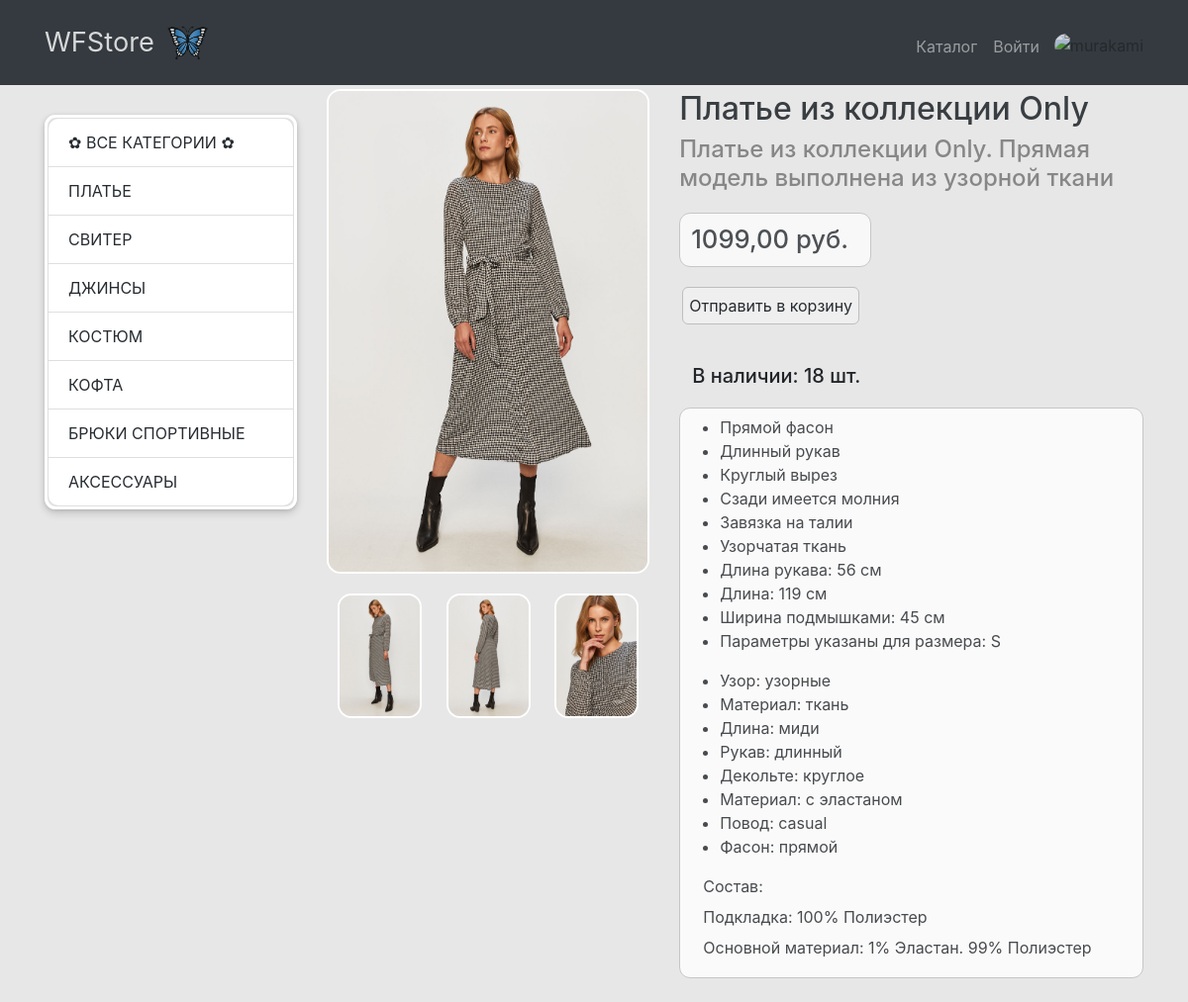
Page /product/3/ on the committed database.
### products/models.py (models this page shows, shortened)
class ProductCategory(models.Model):
    name = models.CharField(max_length=100, unique=True, verbose_name="Категория")
    description = models.TextField(blank=True, verbose_name="Описание категории")
    class Meta:
        verbose_name = 'категорию'
        verbose_name_plural = 'Категории'

class Product(models.Model):
    name = models.CharField(max_length=250, verbose_name="Название товара")
    image = models.ImageField(upload_to="products_images/", blank=True, verbose_name="Изображение")
    description = models.TextField(blank=True, verbose_name="Описание")
    short_description = models.CharField(max_length=100, blank=True, verbose_name="Краткое описание")
    price = models.DecimalField(max_digits=8, decimal_places=2, default=0, verbose_name="Цена")
    quantity = models.PositiveIntegerField(default=0, verbose_name="Количество")
    category = models.ForeignKey(ProductCategory, on_delete=models.CASCADE, verbose_name="Категория")
    class Meta:
        verbose_name = 'товар'
        verbose_name_plural = 'Товары'

class Photo(models.Model):
    product = models.ForeignKey(Product, on_delete=models.CASCADE, verbose_name="Товар")
    add_photo = models.ImageField(upload_to="products_images/add/", blank=True, verbose_name="Фото")
    class Meta:
        verbose_name = 'изображение'
        verbose_name_plural = 'Изображения'

### products/views.py (the view)
# urls.py: path('product/<int:pk>/', views.product, name='product'),
def product(request, pk):
    product_obj = Product.objects.get(id=pk)
    context = {
        'title': product_obj.name,
        'product': product_obj,
        'categories': ProductCategory.objects.all(),
    }
    return render(request, 'products/product.html', context)

### products/templates/products/product.html (shortened to what this page needs)
{% extends 'products/base.html' %}
{% load static %}
{% block css %}
<link href="{% static 'css/products.css' %}" rel="stylesheet">
{% endblock %}
{% block content %}
<div class="container">
    <div class="row">
        <div class="col-lg-3">
            {% include 'products/category.html' %}
        </div>
        <div class="col-lg-9">
            <div class="row">
                <div class="col-lg-5">
                    <img id="bigImg" src="{{ product.image.url }}" alt="" class="big">
                    <br>
                    <div class="center">
                        {% for img in product.photo_set.all %}
                        <img src="{{ img.add_photo.url }}" alt="" class="small" onclick="changeImage(this)">
                        {% endfor %}
                    </div>
                </div>
                <div class="col-lg-7">
                    <h1 style="margin-top: 11px;" class="title">{{ product.name }}</h1>
                    <h4>{{ product.short_description }}</h4>
                    <h2 class="price">{{ product.price }} руб.</h2>
                    <button type="button" class="btn-outline-success basket" onclick="location.href='{% url 'basket_add' product.id %}'">
                        Отправить в корзину
                    </button>
                    <h5 class="quantity">В наличии: {{ product.quantity }} шт.</h5>
                    <div class="info-product">
                        <p>
                            {{ product.description|safe }}
                        </p>
                    </div>
                </div>
            </div>
        </div>
    </div>
</div>
{% endblock %}

### products/templates/products/category.html
<div class="list-group">
    <a href="{% url 'products' %}" class="list-group-item">&#10047; Все категории &#10047;</a>
    {% for category in categories %}
    <a href="{% url 'category' category.id %}" class="list-group-item">{{ category.name }}</a>
    {% endfor %}
</div>

### products/static/css/products.css (style rules this page uses)
body { padding-top: 56px; }
a { color: #272c31; }
.list-group-item { text-transform: uppercase; }
.col-lg-9 { margin: 24px 0; }
.title { color: #272c31; opacity: 0.9; font-size: 2em; }
h4 { color: rgb(107, 107, 107); opacity: 0.77; font-size: 1.5em; }
.big { width: 100%; margin-top: 10px; }
.price { color: #272c31; margin: 20px 0; padding: 11px; border: 1px solid rgb(190, 190, 190); background-color: rgba(255, 255, 255, 0.918); width: 194px; font-size: 1.6em; border-radius: 11px; opacity: 0.8; }
.basket { margin: 0 0 40px; margin-left: 3px; border: 1px solid rgb(190, 190, 190); border-radius: 6px; padding: 6px; }
.quantity { margin-bottom: 20px; margin-left: 13px; }
.info-product { padding-bottom: 11px; background-color: white; border-radius: 11px; border: 1px solid rgb(190, 190, 190); opacity: 0.8; }
.small { width: 26%; margin: 20px 10px; }
.center { text-align: center; }

### rows in the picture
ProductCategory: name "ПЛАТЬЕ"
ProductCategory: name "СВИТЕР"
ProductCategory: name "ДЖИНСЫ"
ProductCategory: name "КОСТЮМ"
ProductCategory: name "КОФТА"
ProductCategory: name "БРЮКИ СПОРТИВНЫЕ"
ProductCategory: name "АКСЕССУАРЫ"
Product: image (picture), name "Платье из коллекции Only", short_description "Платье из коллекции Only. Прямая модель выполнена из узорной ткани", price "1099,00", quantity "18", description "Прямой фасон Длинный рукав Круглый вырез Сзади имеется молния Завязка на талии Узорчатая ткань Длина рукава: 56 см Длина: 119 см Ширина подмышками: 45 см Параметры указаны для размера: S Узор: узорные Материал: ткань Длина: миди Рукав: длинный Декольте: круглое Материал: с эластаном Повод: casual Фасон: прямой Состав: Подкладка: 100% Полиэстер Основной материал: 1% Эластан. 99% Полиэстер"
Photo: add_photo (picture)
Photo: add_photo (picture)
Photo: add_photo (picture)
